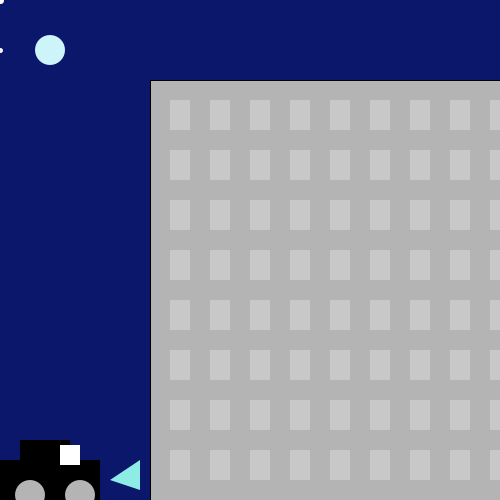
Frame 1 (no input)
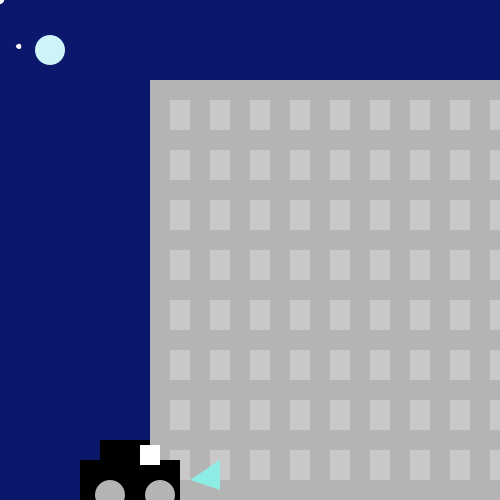
Frame 60 (the mouse pressed at the canvas centre just before this capture)
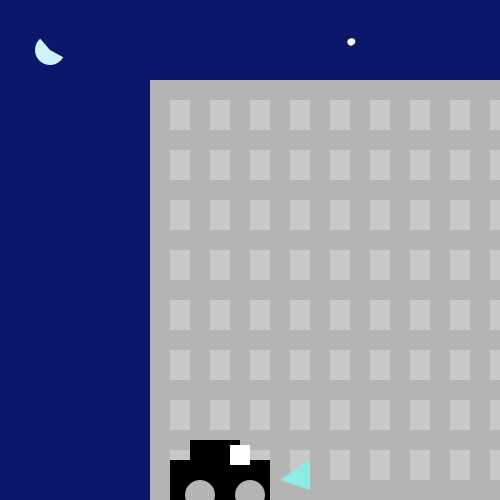
Frame 120 (the mouse held since frame 60 and released just before this capture)

The Processing sketch that drew these frames (run headless with seeded random() and noise(); from frame 60 on, the mouse is pressed at the canvas centre):

// Processing sketch: processing_38809
// ── processing_38809.pde

float carBody=0;
float carTop=0;
float car=carBody + carTop;
float angle = 0;

float blink1=2;
float blink2=3;
float blink3=4;

void setup() {
  size(500, 500);
  smooth();
  frameRate(25);
}

//windows
void draw() {
  background(10, 23, 106);
  fill(180);
  rect(150, 80, 400, 500);
  
  //stars
pushMatrix();
rotate(angle);
stroke(250);
  strokeWeight(3);
  strokeCap(ROUND);
  fill(255);
  ellipse(mouseX*3, mouseY+50, blink1, blink1);
  ellipse(mouseX+7, mouseY-90, blink2, blink2);
  ellipse(mouseX+200, mouseY-10, blink3, blink3);
  ellipse(mouseX+mouseY, mouseY, 2, 2);
  ellipse(mouseY, mouseX, 5, 5);
  angle += .1;
  //for (int blink1; blink1
popMatrix();
noStroke();
fill(205, 245, 249);
if(mousePressed){
arc(50, 50, 30, 30, 0.5, 4);
}
else{
  arc(50, 50, 30, 30, 0, 7);
}

  for (int x=170; x<500; x+=40) {
    for (int y=100; y<500; y+=50) {

      // if ball position is > window x
      if (car>x) {
        fill(249, 255, 80);
      }
      else {
        fill(200);
      }
      // set fill to light

      // otherwise
      // set fill to dark

      rect(x, y, 20, 30);
    }
  }
fill(0);
  rect(car, 460, 100, 180); //carBody
  rect(car+20, 440, 50, 80);   //carTop
  car=car+10;
  if (car>500) {
    car=0;
  }
  fill(255);
  rect(car+50, 445, 20, 20);
  fill(180);
  ellipse(car+20, 495, 30, 30);
  ellipse(car+70, 495, 30, 30);
  fill(141, 237, 228);
  triangle(car+100, 480, car+130, 460, car+130, 490);
}
                
                
